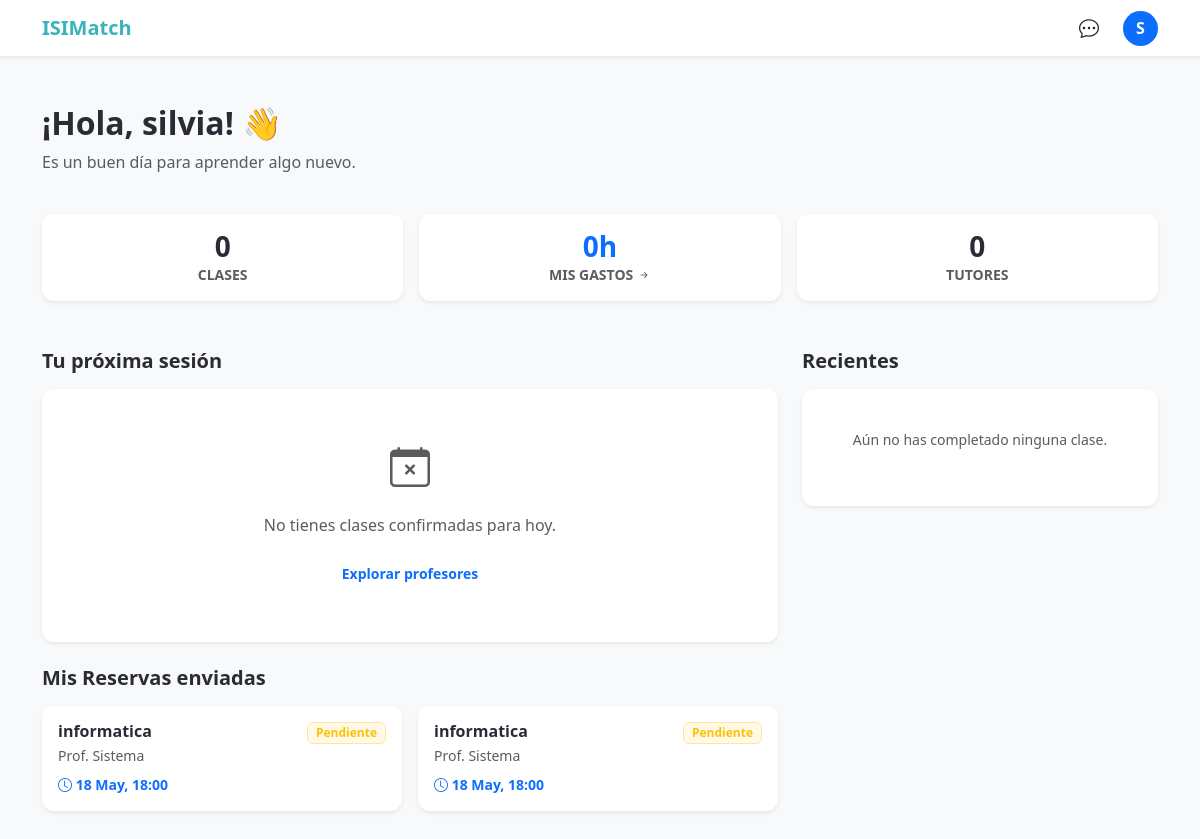
The page /VIEWS/dashboard-alumno.php (signed in) on the database its author committed.
### tables this page shows
CREATE TABLE `clases` (
  `id` int(11) NOT NULL,
  `profesor_id` int(11) NOT NULL,
  `alumno_id` int(11) NOT NULL,
  `materia_nombre_manual` varchar(100) NOT NULL,
  `fecha_hora` datetime NOT NULL,
  `duracion_minutos` int(11) DEFAULT 60,
  `precio_total` decimal(10,2) DEFAULT NULL,
  `estado` enum('pendiente','aceptada','rechazada','completada') DEFAULT 'pendiente',
  `link_aula` varchar(255) DEFAULT NULL,
  `fecha_creacion` timestamp NOT NULL DEFAULT current_timestamp()
);

CREATE TABLE `usuarios` (
  `id` int(11) NOT NULL,
  `nombre` varchar(50) NOT NULL,
  `apellidos` varchar(50) NOT NULL,
  `email` varchar(100) NOT NULL,
  `password_hash` varchar(255) NOT NULL,
  `telefono` varchar(20) DEFAULT NULL,
  `rol` enum('alumno','profesor') NOT NULL,
  `anio_nacimiento` int(11) DEFAULT NULL,
  `fecha_registro` timestamp NOT NULL DEFAULT current_timestamp()
);

### VIEWS/dashboard-alumno.php (the view, shortened to what this page needs)
<?php
include '../PHP/conexion.php';
$alumno_id = $_SESSION['usuario_id'];
$sql_stats = "SELECT
                COUNT(id) as total_clases,
                SUM(duracion_minutos)/60 as total_horas,
                COUNT(DISTINCT profesor_id) as total_tutores
              FROM clases
              WHERE alumno_id = '$alumno_id' AND estado = 'completada'";
$res_stats = $conn->query($sql_stats);
$stats = $res_stats->fetch_assoc();
$sql_proxima = "SELECT c.*, u.nombre as profe_nombre, u.apellidos as profe_apellidos
                FROM clases c
                JOIN usuarios u ON c.profesor_id = u.id
                WHERE c.alumno_id = '$alumno_id' AND c.estado = 'aceptada' AND c.fecha_hora > NOW()
                ORDER BY c.fecha_hora ASC LIMIT 1";
$res_proxima = $conn->query($sql_proxima);
$proxima = $res_proxima->fetch_assoc();
$sql_reservas = "SELECT c.*, u.nombre as profe_nombre
                 FROM clases c
                 JOIN usuarios u ON c.profesor_id = u.id
                 WHERE c.alumno_id = '$alumno_id' AND c.estado = 'pendiente'
                 ORDER BY c.fecha_hora ASC";
$res_reservas = $conn->query($sql_reservas);
$sql_recientes = "SELECT c.*, u.nombre as profe_nombre
                  FROM clases c
                  JOIN usuarios u ON c.profesor_id = u.id
                  WHERE c.alumno_id = '$alumno_id' AND c.estado = 'completada'
                  ORDER BY c.fecha_hora DESC LIMIT 3";
$res_recientes = $conn->query($sql_recientes);
$nombre_alumno = htmlspecialchars($_SESSION['nombre']);
?>
<!doctype html>
<html lang="es">
<head>
    <link href="https://cdn.jsdelivr.net/npm/bootstrap@5.3.0/dist/css/bootstrap.min.css" rel="stylesheet" />
    <link href="https://cdn.jsdelivr.net/npm/bootstrap-icons@1.10.0/font/bootstrap-icons.css" rel="stylesheet" />
    <link rel="stylesheet" href="../CSS/style.css" />
</head>
<body class="bg-light">
    <nav class="navbar navbar-expand-lg bg-white shadow-sm sticky-top">
      <div class="container">
        <a class="navbar-brand fw-bold text-primary-custom" href="../index.php">ISIMatch</a>
        <div class="ms-auto d-flex align-items-center gap-3">
            <a href="mensajes.php" class="text-dark position-relative me-2">
                <i class="bi bi-chat-dots fs-5"></i>
            </a>
            <div class="dropdown">
                <div class="rounded-circle bg-primary text-white d-flex align-items-center justify-content-center fw-bold" style="width:35px; height:35px; cursor:pointer;" data-bs-toggle="dropdown">
                    <?php echo strtoupper(substr($nombre_alumno, 0, 1));  ?>
                </div>
            </div>
        </div>
      </div>
    </nav>
    <main class="container my-5">
        <div class="row mb-4">
            <div class="col-12">
                <h2 class="fw-bold">¡Hola, <?php echo $nombre_alumno; ?>! 👋</h2>
                <p class="text-muted">Es un buen día para aprender algo nuevo.</p>
            </div>
        </div>
        <div class="row g-3 mb-5 text-center">
            <div class="col-4">
                <div class="card border-0 shadow-sm p-3 rounded-4">
                    <h3 class="fw-bold mb-0"><?php echo (int)$stats['total_clases']; ?></h3>
                    <small class="text-muted fw-bold">CLASES</small>
                </div>
            </div>
            <div class="col-4">
                <a href="pagos-alumno.php" class="text-decoration-none text-dark">
                    <div class="card border-0 shadow-sm p-3 rounded-4 border-bottom border-primary border-3">
                        <h3 class="fw-bold mb-0 text-primary"><?php echo round($stats['total_horas'], 1); ?>h</h3>
                        <small class="text-muted fw-bold">MIS GASTOS <i class="bi bi-arrow-right-short"></i></small>
                    </div>
                </a>
            </div>
            <div class="col-4">
                <div class="card border-0 shadow-sm p-3 rounded-4">
                    <h3 class="fw-bold mb-0"><?php echo (int)$stats['total_tutores']; ?></h3>
                    <small class="text-muted fw-bold">TUTORES</small>
                </div>
            </div>
        </div>
        <div class="row g-4">
            <div class="col-lg-8">
                <h5 class="fw-bold mb-3">Tu próxima sesión</h5>
                <?php if($proxima): ?>
                    <div class="card border-0 shadow-sm p-4 rounded-4 bg-white border-start border-primary border-5 mb-4 position-relative overflow-hidden">
                        <div class="d-flex justify-content-between align-items-center flex-wrap gap-3">
                            <div>
                                <span class="badge bg-primary bg-opacity-10 text-primary mb-2 px-3 rounded-pill fw-bold">CONFIRMADA</span>
                                <h4 class="fw-bold mb-1"><?php echo htmlspecialchars($proxima['materia_nombre_manual']); ?></h4>
                                <p class="text-muted mb-3">Con el Prof. <strong><?php echo htmlspecialchars($proxima['profe_nombre']); ?></strong></p>
                                <div class="d-flex gap-3 text-dark small">
                                    <span><i class="bi bi-calendar3 me-1"></i> <?php echo date('d M', strtotime($proxima['fecha_hora'])); ?></span>
                                    <span><i class="bi bi-clock me-1"></i> <?php echo date('H:i', strtotime($proxima['fecha_hora'])); ?></span>
                                </div>
                            </div>
                            <a href="videollamada.php?id=<?php echo $proxima['id']; ?>" class="btn btn-primary-custom px-4 py-2 rounded-pill fw-bold shadow-sm">ENTRAR AL AULA</a>
                        </div>
                    </div>
                <?php else: ?>
                    <div class="card border-0 shadow-sm p-5 text-center rounded-4 mb-4 bg-white border-dashed">
                        <i class="bi bi-calendar-x text-muted fs-1 mb-3"></i>
                        <p class="text-muted">No tienes clases confirmadas para hoy.</p>
                        <a href="catalogo.php" class="btn btn-outline-primary rounded-pill px-4 btn-sm fw-bold">Explorar profesores</a>
                    </div>
                <?php endif; ?>
                <h5 class="fw-bold mb-3">Mis Reservas enviadas</h5>
                <div class="row g-3">
                    <?php if($res_reservas->num_rows > 0): ?>
                        <?php while($res = $res_reservas->fetch_assoc()): ?>
                            <div class="col-md-6">
                                <div class="card border-0 shadow-sm p-3 rounded-4 bg-white h-100">
                                    <div class="d-flex justify-content-between align-items-start">
                                        <div>
                                            <h6 class="fw-bold mb-1"><?php echo htmlspecialchars($res['materia_nombre_manual']); ?></h6>
                                            <small class="text-muted d-block">Prof. <?php echo htmlspecialchars($res['profe_nombre']); ?></small>
                                            <small class="fw-bold text-primary mt-2 d-block"><i class="bi bi-clock"></i> <?php echo date('d M, H:i', strtotime($res['fecha_hora'])); ?></small>
                                        </div>
                                        <span class="badge bg-warning bg-opacity-10 text-warning border border-warning-subtle small px-2">Pendiente</span>
                                    </div>
                                </div>
                            </div>
                        <?php endwhile; ?>
                    <?php else: ?>
                        <div class="col-12"><p class="small text-muted fst-italic">No tienes solicitudes pendientes en este momento.</p></div>
                    <?php endif; ?>
                </div>
            </div>
            <div class="col-lg-4">
                <h5 class="fw-bold mb-3">Recientes</h5>
                <div class="card border-0 shadow-sm p-3 rounded-4 bg-white">
                    <?php if($res_recientes->num_rows > 0): ?>
                        <?php while($rec = $res_recientes->fetch_assoc()): ?>
                            <div class="d-flex align-items-center justify-content-between py-2 border-bottom last-child-border-0">
                                <div class="overflow-hidden">
                                    <h6 class="mb-0 fw-bold small text-truncate"><?php echo htmlspecialchars($rec['materia_nombre_manual']); ?></h6>
                                    <small class="text-muted" style="font-size: 0.7rem;">Prof. <?php echo htmlspecialchars($rec['profe_nombre']); ?></small>
                                </div>
                                <a href="valorar.php?id=<?php echo $rec['id']; ?>" class="btn btn-light btn-sm rounded-circle" title="Valorar clase"><i class="bi bi-star"></i></a>
                            </div>
                        <?php endwhile; ?>
                    <?php else: ?>
                        <p class="small text-muted text-center py-4">Aún no has completado ninguna clase.</p>
                    <?php endif; ?>
                </div>
            </div>
        </div>
    </main>
</body>
</html>

### CSS/style.css (style rules this page uses)
:root { --primary-color: #3bb3bd; --primary-hover: #2da1ab; --secondary-color: #ffc947; --text-dark: #2b2b35; --text-muted: #6f757b; --bg-light: #f5f7f9; --white: #ffffff; --shadow-sm: 0 2px 8px rgba(0, 0, 0, 0.08); --shadow-md: 0 4px 16px rgba(0, 0, 0, 0.12); --radius: 12px; }
body { font-family: "Segoe UI", Roboto, Helvetica, Arial, sans-serif; color: var(--text-dark); background-color: var(--bg-light); }
h1, h2, h3, h4, h5, h6 { font-weight: 700; color: var(--text-dark); }
.text-primary-custom { color: var(--primary-color); }
.btn { border-radius: 8px; font-weight: 600; padding: 10px 24px; transition: all 0.3s ease; border: none; }
.card, .card-custom { background-color: var(--white); border: none !important; border-radius: var(--radius) !important; box-shadow: var(--shadow-sm); transition: transform 0.3s ease, box-shadow 0.3s ease; }
.navbar { background-color: var(--white) !important; box-shadow: 0 2px 4px rgba(0, 0, 0, 0.05); }

### rows shown on the page
clases: materia_nombre_manual "informatica", profesor.nombre "Sistema", fecha_hora "18 May, 18:00"
clases: materia_nombre_manual "informatica", profesor.nombre "Sistema", fecha_hora "18 May, 18:00"

### other values the page prints
substr($nombre_alumno, 0, 1) "S"
$nombre_alumno "silvia"
$stats['total_clases'] "0"
$stats['total_horas'] "0"
$stats['total_tutores'] "0"
